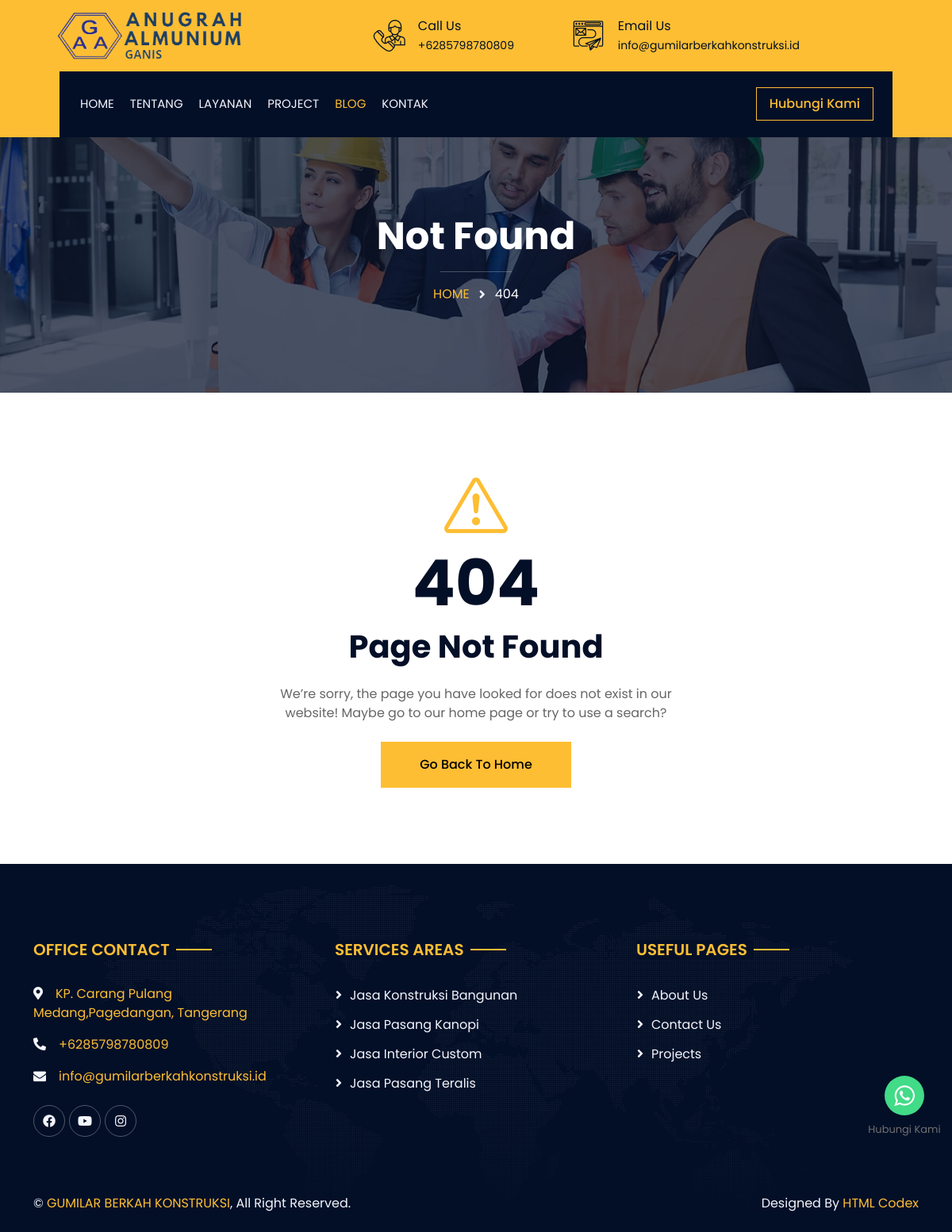
/index.php/blog/componen, run on the app's committed database.
### tables this page shows
CREATE TABLE `whatsap_navigasi` (
  `id` int NOT NULL,
  `no` varchar(20) NOT NULL,
  `link` varchar(225) NOT NULL,
  `text_title` varchar(50) NOT NULL,
  `pesan` text NOT NULL
);

CREATE TABLE `set_app` (
  `id` int NOT NULL,
  `nama_web` varchar(100) NOT NULL,
  `tentang` text NOT NULL,
  `notlp` varchar(20) NOT NULL,
  `email` varchar(50) NOT NULL,
  `lokasi` varchar(255) NOT NULL,
  `title` varchar(100) NOT NULL,
  `map` text NOT NULL,
  `alamat` text NOT NULL,
  `logo` varchar(100) NOT NULL,
  `favicon` varchar(100) NOT NULL,
  `site` varchar(50) NOT NULL,
  `keyword` text NOT NULL,
  `kota` varchar(100) NOT NULL,
  `provinsi` varchar(100) NOT NULL,
  `pos` int NOT NULL
);

CREATE TABLE `s_service` (
  `id` int NOT NULL,
  `title` varchar(160) NOT NULL,
  `body` longtext NOT NULL,
  `images` varchar(225) NOT NULL,
  `slug` varchar(225) NOT NULL,
  `seo_title` varchar(160) NOT NULL,
  `seo_deskripsi` varchar(190) NOT NULL,
  `seo_keyword` varchar(225) NOT NULL,
  `file` varchar(100) NOT NULL
);

### application/views/component/web/header.php (called while the page is built, shortened)
<?php $this->load->view('component/web/meta'); ?>
<?php $this->load->view('component/web/cssfile'); ?>

### application/controllers/Blog.php (called while the page is built, shortened)
<?php
class Blog extends CI_Controller
{
    public function __construct()
    {
        $this->load->model('app_m', 'models');
    }
    function componen()
    {
        $data['header'] = 'component/web/header';
        $data['navbar'] = 'component/web/navbar';
        $data['footer'] = 'component/web/footer';
        return $data;
    }
    public function detail($t)
    {
        $c = array(' ');
        $d = array('-', '/', '\\', ',', '.', '#', ':', ';', '\'', '"', '[', ']', '{', '}', ')', '(', '|', '`', '~', '!', '@', '%', '$', '^', '&', '*', '=', '?', '+', '–');
        $s = str_replace($d, '-', $t);
        $slug = strtolower(str_replace($c, '-', $s));
        $sql = $this->db->query("SELECT slug FROM post where slug='$slug'");
        $cek_url = $sql->num_rows();
        if ($cek_url == false) {
            $data['conten'] = 'web/section/error_404';
            $data['conten'] = 'web/section/error_404';
            $data['metaTitle'] = '';
            $data['metaKey'] = '';
            $data['metaDesk'] =  '';
            $data['author'] =  '';
            $data['og_images'] = '';
            $data['og_images_alt'] = '';
        }
        $data['componen'] = $this->componen();
        $this->load->view('main', $data);
    }
}

### index.php (called while the page is built, shortened)
<?php
require_once BASEPATH.'core/CodeIgniter.php';

### application/helpers/app_helper.php (called while the page is built, shortened)
<?php
function AppIdentitas($x)
{
    $ci = get_instance();
    $appData = $ci->db->get_where('set_app', ['id' => 1])->row_array();
    if ($x == 'logo') {
        $y = $appData['logo'];
    } elseif ($x == 'tlp') {
        $y = $appData['notlp'];
    } elseif ($x == 'email') {
        $y = $appData['email'];
    } elseif ($x == 'favicon') {
        $y = $appData['favicon'];
    } elseif ($x == 'title') {
        $y = $appData['title'];
    } elseif ($x == 'keyword') {
        $y = $appData['keyword'];
    } elseif ($x == 'tentang') {
        $y = $appData['tentang'];
    } elseif ($x == 'site') {
        $y = $appData['site'];
    } elseif ($x == 'nama_web') {
        $y = $appData['nama_web'];
    } elseif ($x == 'alamat') {
        $y = $appData['alamat'];
    } elseif ($x == 'lokasi') {
        $y = $appData['lokasi'];
    } elseif ($x == 'map') {
        $y = $appData['map'];
    }
    return $y;
}
function medsos($x)
{
    $ci = get_instance();
    $media = $ci->db->get_where('set_app_medsos', ['media' => $x])->row_array();
    if ($x == 'Facebook') {
        $y = $media['link'];
    } elseif ($x == 'Instagram') {
        $y = $media['link'];
    } elseif ($x == 'Youtube') {
        $y = $media['link'];
    }
    return $y;
}
function whatsappNav($x)
{
    $ci = get_instance();
    $appData = $ci->db->get_where('whatsap_navigasi', ['id' => 1])->row_array();
    if ($x == 'no') {
        $y = $appData['no'];
    } elseif ($x == 'title') {
        $y = $appData['text_title'];
    } elseif ($x == 'pesan') {
        $y = $appData['pesan'];
    }
    return $y;
}

### application/views/component/web/cssfile.php (the view, shortened to what this page needs)
<link href="<?= base_url('assets/frontend/') ?>cdnjs.cloudflare.com/ajax/libs/font-awesome/5.10.0/css/all.min.css" rel="stylesheet">
<link href="<?= base_url('assets/frontend/') ?>cdn.jsdelivr.net/npm/bootstrap-icons%401.4.1/font/bootstrap-icons.css" rel="stylesheet">
<link href="<?= base_url('assets/frontend/') ?>lib/animate/animate.min.css" rel="stylesheet">
<link href="<?= base_url('assets/frontend/') ?>lib/flaticon/font/flaticon.css" rel="stylesheet">
<link href="<?= base_url('assets/frontend/') ?>lib/owlcarousel/assets/owl.carousel.min.css" rel="stylesheet">
<link href="<?= base_url('assets/frontend/') ?>lib/lightbox/css/lightbox.min.css" rel="stylesheet">
<link href="<?= base_url('assets/frontend/') ?>lib/slick/slick.css" rel="stylesheet">
<link href="<?= base_url('assets/frontend/') ?>lib/slick/slick-theme.css" rel="stylesheet">
<link href="<?= base_url('assets/frontend/') ?>css/bootstrap.min.css" rel="stylesheet">
<link href="<?= base_url('assets/frontend/') ?>css/style.css" rel="stylesheet">

### application/views/component/web/navbar.php (shortened to what this page needs)
<link rel="stylesheet" href="https://maxcdn.bootstrapcdn.com/font-awesome/4.5.0/css/font-awesome.min.css">
<div class="floating_btn">
    <a target="_blank" href="<?= base_url('whatsapp/navigasi') ?>" target="_blank">
        <div class="contact_icon">
            <i class="fa fa-whatsapp my-float"></i>
        </div>
    </a>
    <p class="text_icon"><?= whatsappNav('title') ?></p>
</div>
<div class="wrapper">
    <div class="container-fluid bg-primary">
        <div class="row align-items-center top-bar">
            <div class="col-lg-4 col-md-12 text-center text-lg-start">
                <a href="#" class="navbar-brand m-0 p-0">
                    <img class="display-6 me-3" style="height:100px;" src="<?= base_url('assets/upload/img/') . AppIdentitas('logo') ?>" alt="Logo">
                </a>
            </div>
            <div class="col-lg-8 col-md-7 d-none d-lg-block">
                <div class="row">
                    <div class="col-4">
                        <div class="d-flex align-items-center justify-content-end text-dark">
                            <i class="flaticon-call fs-1"></i>
                            <div class="ps-3">
                                <p class="mb-0">Call Us</p>
                                <small>+<?= AppIdentitas('tlp') ?></small>
                            </div>
                        </div>
                    </div>
                    <div class="col-6">
                        <div class="d-flex align-items-center justify-content-end text-dark">
                            <i class="flaticon-send-mail fs-1"></i>
                            <div class="ps-3">
                                <p class="mb-0">Email Us</p>
                                <small><?= AppIdentitas('email') ?></small>
                            </div>
                        </div>
                    </div>
                </div>
            </div>
        </div>
    </div>
    <div class="container-fluid nav-bar bg-primary">
        <nav class="navbar navbar-expand-lg navbar-dark bg-dark p-3 py-lg-0">
            <div class="collapse navbar-collapse" id="navbarCollapse">
                <div class="navbar-nav me-auto py-0">
                    <a href="<?= htmlentities(base_url(), ENT_QUOTES) ?>" class="nav-link  <?php if ($this->uri->segment(1) == '') {
                                                                                                echo 'active';
                                                                                            } ?>">HOME</a>
                    <a href="<?= htmlentities(base_url('tentang/'), ENT_QUOTES) ?>" class="nav-link  <?php if ($this->uri->segment(1) == 'tentang') {
                                                                                                            echo 'active';
                                                                                                        } ?>">TENTANG</a>
                    <a href="<?= htmlentities(base_url('jasa/'), ENT_QUOTES) ?>" class="nav-link  <?php if ($this->uri->segment(1) == 'jasa') {
                                                                                                        echo 'active';
                                                                                                    } ?>">LAYANAN</a>
                    <a href="<?= htmlentities(base_url('project/'), ENT_QUOTES) ?>" class="nav-link  <?php if ($this->uri->segment(1) == 'project') {
                                                                                                            echo 'active';
                                                                                                        } ?>">PROJECT</a>
                    <a href="<?= htmlentities(base_url('blog/'), ENT_QUOTES) ?>" class="nav-link  <?php if ($this->uri->segment(1) == 'blog') {
                                                                                                        echo 'active';
                                                                                                    } ?>">BLOG</a>
                    <a href="<?= htmlentities(base_url('kontak/'), ENT_QUOTES) ?>" class="nav-link  <?php if ($this->uri->segment(1) == 'kontak') {
                                                                                                        echo 'active';
                                                                                                    } ?>">KONTAK</a>
                </div>
                <a href="tel:+<?= AppIdentitas('tlp') ?>" class="btn btn-outline-primary py-2 px-3 mx-2">Hubungi Kami</a>
            </div>
        </nav>
    </div>

### application/views/component/web/footer.php (shortened to what this page needs)
<?php $this->db->limit(5);
$query = $this->db->get('s_service')->result();
?>
<div class="container-fluid bg-dark text-light footer pt-5 mt-5 wow fadeIn" data-wow-delay="0.1s">
    <div class="container py-5">
        <div class="row gy-5">
            <div class="col-md-6 col-lg-4">
                <div class="section-header text-start pb-4">
                    <h6 class="h5 bg-dark px-2 fw-semi-bold text-uppercase text-primary">Office Contact</h6>
                </div>
                <p><i class="fas fa-map-marker-alt me-3"></i><a href="<?= AppIdentitas('lokasi') ?>"><?= AppIdentitas('alamat') ?></a></p>
                <p><i class="fas fa-phone-alt me-3"></i><a href="tel:">+<?= AppIdentitas('tlp') ?></a></p>
                <p><i class="fa fa-envelope me-3"></i><a href="mailto:<?= AppIdentitas('email') ?>" class="__cf_email__"><?= AppIdentitas('email') ?></a></p>
                <div class="d-flex pt-2">
                    <a class="btn btn-social" href="<?= medsos('Facebook') ?>"><i class="fab fa-facebook-f"></i></a>
                    <a class="btn btn-social" href="<?= medsos('Youtube') ?>"><i class="fab fa-youtube"></i></a>
                    <a class="btn btn-social" href="<?= medsos('Instagram') ?>"><i class="fab fa-instagram"></i></a>
                </div>
            </div>
            <div class="col-md-6 col-lg-4">
                <div class="section-header text-start pb-4">
                    <h6 class="h5 bg-dark px-2 fw-semi-bold text-uppercase text-primary">Services Areas</h6>
                </div>
                <?php foreach ($query as $q): ?>
                    <a class="btn btn-link" href="<?= base_url('jasa/') . $q->slug ?>"><?= $q->title ?></a>
                <?php endforeach ?>
            </div>
            <div class="col-md-6 col-lg-4">
                <div class="section-header text-start pb-4">
                    <h6 class="h5 bg-dark px-2 fw-semi-bold text-uppercase text-primary">Useful Pages</h6>
                </div>
                <a class="btn btn-link" href="<?= base_url('tentang/') ?>">About Us</a>
                <a class="btn btn-link" href="<?= base_url('kontak/') ?>">Contact Us</a>
                <a class="btn btn-link" href="<?= base_url('project/') ?>">Projects</a>
            </div>
        </div>
    </div>
    <div class="container py-4">
        <div class="row">
            <div class="col-md-6 text-center text-md-start">
                <p class="m-md-0">&copy; <a href="#"><?= AppIdentitas('nama_web') ?></a>, All Right Reserved.</p>
            </div>
            <div class="col-md-6 text-center text-md-end">
                <p class="m-0">Designed By <a href="https://htmlcodex.com/">HTML Codex</a></p>
            </div>
        </div>
    </div>
</div>
</div>

### assets/frontend/css/style.css (style rules this page uses)
:root { --primary: #FDBE33; --dark: #030F27; --light: #F3F6FF; }
[class^="flaticon-"]:before, [class*=" flaticon-"]:before, [class^="flaticon-"]:after, [class*=" flaticon-"]:after { font-size: inherit; margin-left: 0; }
.wrapper { position: relative; width: 100%; max-width: 1366px; margin: 0 auto; background: #FFFFFF; }
h3, h4, .fw-semi-bold { font-weight: 600 !important; }
h5, h6, .fw-medium { font-weight: 500 !important; }
.btn { font-weight: 500; transition: .5s; }
.top-bar { height: 90px; padding: 0 60px; }
.navbar-brand img { max-height: 60px; }
.nav-bar { position: relative; padding: 0 75px; transition: .5s; z-index: 9999; }
.navbar-dark .navbar-nav .nav-link { padding: 30px 10px; color: var(--light); font-size: 15px; text-transform: uppercase; outline: none; transition: .5s; }
.navbar-dark .navbar-nav .nav-link:hover, .navbar-dark .navbar-nav .nav-link.active { color: var(--primary); }
.section-header { position: relative; z-index: 1; }
.section-header h6 { position: relative; display: inline-block; }
.section-header h6::after { position: absolute; content: ""; height: 2px; top: 50%; left: -45px; right: -45px; margin-top: -1px; background: var(--primary); z-index: -1; }
.section-header.text-start h6 { padding-left: 0 !important; }
.section-header.text-start h6::after { left: 0; }
.footer { background: url(../img/footer.png) center center no-repeat; background-size: contain; }
.footer .btn.btn-social { margin-right: 5px; width: 40px; height: 40px; display: flex; align-items: center; justify-content: center; color: var(--light); border: 1px solid rgba(256, 256, 256, .3); border-radius: 40px; transition: .3s; }
.footer .btn.btn-link { display: block; margin-bottom: 10px; padding: 0; text-align: left; color: var(--light); font-weight: normal; transition: .3s; }
.footer .btn.btn-link::before { position: relative; content: "\f105"; font-family: "Font Awesome 5 Free"; font-weight: 900; margin-right: 10px; }

### application/views/component/web/navbar.php (style rules this page uses)
.floating_btn { position: fixed; bottom: 100px; right: 10px; width: 100px; height: 100px; display: flex; flex-direction: column; align-items: center; justify-content: center; z-index: 1000; }
.contact_icon { background-color: #42db87; color: #fff; width: 50px; height: 50px; font-size: 30px; border-radius: 50px; text-align: center; box-shadow: 2px 2px 3px #999; display: flex; align-items: center; justify-content: center; transform: translatey(0px); animation: pulse 1.5s infinite; box-shadow: 0 0 0 0 #42db87; -webkit-animation: pulsing 1.25s infinite cubic-bezier(0.66, 0, 0, 1); -moz-animation: pulsing 1.25s infinite cubic-bezier(0.66, 0, 0, 1); -ms-animation: pulsing 1.25s infinite cubic-bezier(0.66, 0, 0, 1); animation: pulsing 1.25s infinite cubic-bezier(0.66, 0, 0, 1); font-weight: normal; font-family: sans-serif; text-decoration: none !important; transition: all 300ms ease-in-out; }
.text_icon { margin-top: 8px; color: #707070; font-size: 13px; }

### data on the page
whatsap_navigasi: text_title "Hubungi Kami"
set_app: logo (picture), notlp "6285798780809", email "info@gumilarberkahkonstruksi.id", alamat "KP. Carang Pulang Medang,Pagedangan, Tangerang", nama_web "GUMILAR BERKAH KONSTRUKSI"
s_service: title "Jasa Konstruksi Bangunan"
s_service: title "Jasa Pasang Kanopi"
s_service: title "Jasa Interior Custom"
s_service: title "Jasa Pasang Teralis"
